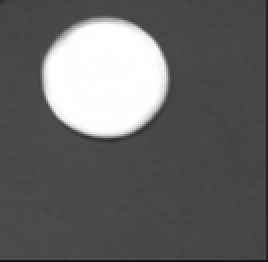
%> input picture moneda2.PNG, 134 x 131 px (shown 2 times larger)
$ octave Main.m   (GNU Octave 9; MATLAB toolbox functions it lacks are replaced by stand-ins)
%> lines starting %> are read from the running program, lines starting %| are printed output that depends on the picture; long printed decimals are rounded
### activeContours2.m
function []= activeContours2(radius,initialX,initialY, numIter, nPoints, inputImage,alpha,beta,gamma)

    %Get initial snake points
    [x,y] =  InitialContour(nPoints, radius,initialX, initialY);

    %Get gray image
    Image = rgb2gray(inputImage);

    %Show image
    imshow(Image);
    hold on;
    %Show initial contour
    h = plot(x(:,1),y(:,1),'g');


    for iter=1:numIter
        for i= 1:nPoints
        %   Previous and Post positions
            preX = circshift(x,1);
            preY = circshift(y,1);
            postX = circshift(x,-1);
            postY = circshift(y, -1);

            %Energy values
            Cont = Continuity(x(i),y(i),preX(i),preY(i));
            Curv = Curvature(x(i),y(i),preX(i),preY(i),postX(i),postY(i));
            Bord =  Border(x(i),y(i),Image);
            %Get Energy
            Energy = alpha * Cont + beta * Curv - gamma * Bord;
            [a, b] = find(Energy == min(min(Energy)));

            xnew = x(i) + (b(1) - 2);
            ynew = y(i) + (a(1) - 2);
            x(i) = xnew;
            y(i) = ynew;
        end
        disp(strcat('Iter: ',int2str(iter),' Energía: ', num2str(Energy(a,b))));
        set(h,'YData',y(:,1));
        set(h,'XData',x(:,1));
        drawnow;
    end

end

### InitialContour.m
function [initialx,initialy] =InitialContour(nPoints,radius,x,y)

th = 0:2*pi/nPoints:(2 * pi)-(2* pi/nPoints );
%I = [ radius * sin( th ) + y ; radius * cos( th ) + x]';
initialx = (radius * sin( th ) + y)';
initialy = (radius * cos( th ) + x)';

### Main.m
%Image = imread('nuclei.png');
%activeContours2(20,50,50, 50, 55, Image,0.4,0.3,0.3);

Image = imread('moneda2.PNG');
%> Image is the input picture: size 131x134x3 uint8; min 20, max 255, mean 101
activeContours2(40,45,50,100,55,Image,0.58,0.2,0.22);
%> the loop in activeContours2, `for iter=1:numIter` made 100 passes
%| Iter:1 Energía:0.09604
%| Iter:2 Energía:0.1251
%| Iter:3 Energía:0.09406
%| Iter:4 Energía:0.1459
%| Iter:5 Energía:0.2082
%| Iter:6 Energía:0.1724
%| Iter:7 Energía:0.05353
%| Iter:8 Energía:0.04886
%> (further printed lines are left out)
%> after the loop in activeContours2, `for iter=1:numIter`: x = 55 values, max 84.15 at index 43, min 21.59 at index 16, mean 49.55; y = 55 values, max 69.17 at index 33, min 10.96 at index 54, mean 39.56
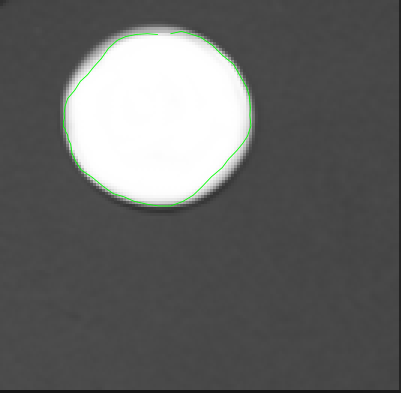
%> figure redrawn from the program's plot data; shown 3 times larger
